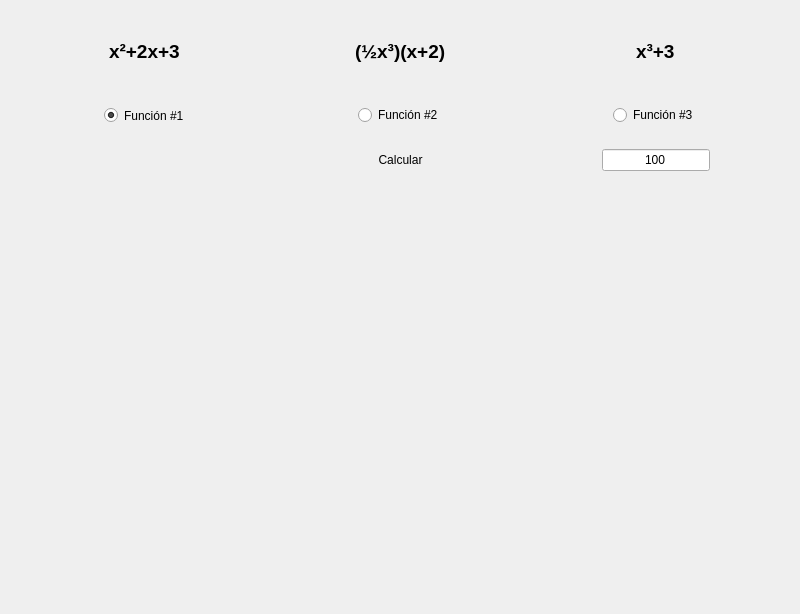
<?xml version="1.0" encoding="UTF-8"?>
<ui version="4.0">
 <class>MainWindow</class>
 <widget class="QMainWindow" name="MainWindow">
  <property name="geometry">
   <rect>
    <x>0</x>
    <y>0</y>
    <width>800</width>
    <height>614</height>
   </rect>
  </property>
  <property name="windowTitle">
   <string>Simulación Montecarlo | Área bajo la curva</string>
  </property>
  <widget class="QWidget" name="initialWidget">
   <widget class="QWidget" name="verticalLayoutWidget">
    <property name="geometry">
     <rect>
      <x>20</x>
      <y>190</y>
      <width>761</width>
      <height>411</height>
     </rect>
    </property>
    <layout class="QVBoxLayout" name="mpl_layout"/>
   </widget>
   <widget class="QWidget" name="">
    <property name="geometry">
     <rect>
      <x>20</x>
      <y>20</y>
      <width>761</width>
      <height>151</height>
     </rect>
    </property>
    <layout class="QGridLayout" name="gridLayout">
     <item row="1" column="1" alignment="Qt::AlignHCenter">
      <widget class="QRadioButton" name="func2">
       <property name="text">
        <string>Función #2</string>
       </property>
      </widget>
     </item>
     <item row="0" column="1" alignment="Qt::AlignHCenter">
      <widget class="QLabel" name="func2label">
       <property name="font">
        <font>
         <pointsize>14</pointsize>
         <weight>75</weight>
         <bold>true</bold>
        </font>
       </property>
       <property name="text">
        <string>(½x³)(x+2)</string>
       </property>
      </widget>
     </item>
     <item row="2" column="1">
      <widget class="QPushButton" name="calcular">
       <property name="focusPolicy">
        <enum>Qt::StrongFocus</enum>
       </property>
       <property name="text">
        <string>Calcular</string>
       </property>
       <property name="autoDefault">
        <bool>false</bool>
       </property>
       <property name="flat">
        <bool>true</bool>
       </property>
      </widget>
     </item>
     <item row="0" column="0" alignment="Qt::AlignHCenter">
      <widget class="QLabel" name="func1label">
       <property name="font">
        <font>
         <pointsize>14</pointsize>
         <weight>75</weight>
         <bold>true</bold>
        </font>
       </property>
       <property name="text">
        <string>x²+2x+3</string>
       </property>
      </widget>
     </item>
     <item row="1" column="2" alignment="Qt::AlignHCenter">
      <widget class="QRadioButton" name="func3">
       <property name="text">
        <string>Función #3</string>
       </property>
      </widget>
     </item>
     <item row="0" column="2" alignment="Qt::AlignHCenter">
      <widget class="QLabel" name="func3label">
       <property name="font">
        <font>
         <pointsize>14</pointsize>
         <weight>75</weight>
         <bold>true</bold>
        </font>
       </property>
       <property name="text">
        <string>x³+3</string>
       </property>
      </widget>
     </item>
     <item row="1" column="0" alignment="Qt::AlignHCenter">
      <widget class="QRadioButton" name="func1">
       <property name="styleSheet">
        <string notr="true">padding: 20px;</string>
       </property>
       <property name="text">
        <string>Función #1</string>
       </property>
       <property name="checked">
        <bool>true</bool>
       </property>
      </widget>
     </item>
     <item row="2" column="0" alignment="Qt::AlignHCenter">
      <widget class="QLabel" name="resultado">
       <property name="text">
        <string/>
       </property>
      </widget>
     </item>
     <item row="2" column="2" alignment="Qt::AlignHCenter">
      <widget class="QLineEdit" name="cantidad">
       <property name="sizePolicy">
        <sizepolicy hsizetype="Preferred" vsizetype="Fixed">
         <horstretch>0</horstretch>
         <verstretch>0</verstretch>
        </sizepolicy>
       </property>
       <property name="text">
        <string>100</string>
       </property>
       <property name="alignment">
        <set>Qt::AlignCenter</set>
       </property>
      </widget>
     </item>
    </layout>
   </widget>
  </widget>
 </widget>
 <resources/>
 <connections/>
</ui>
